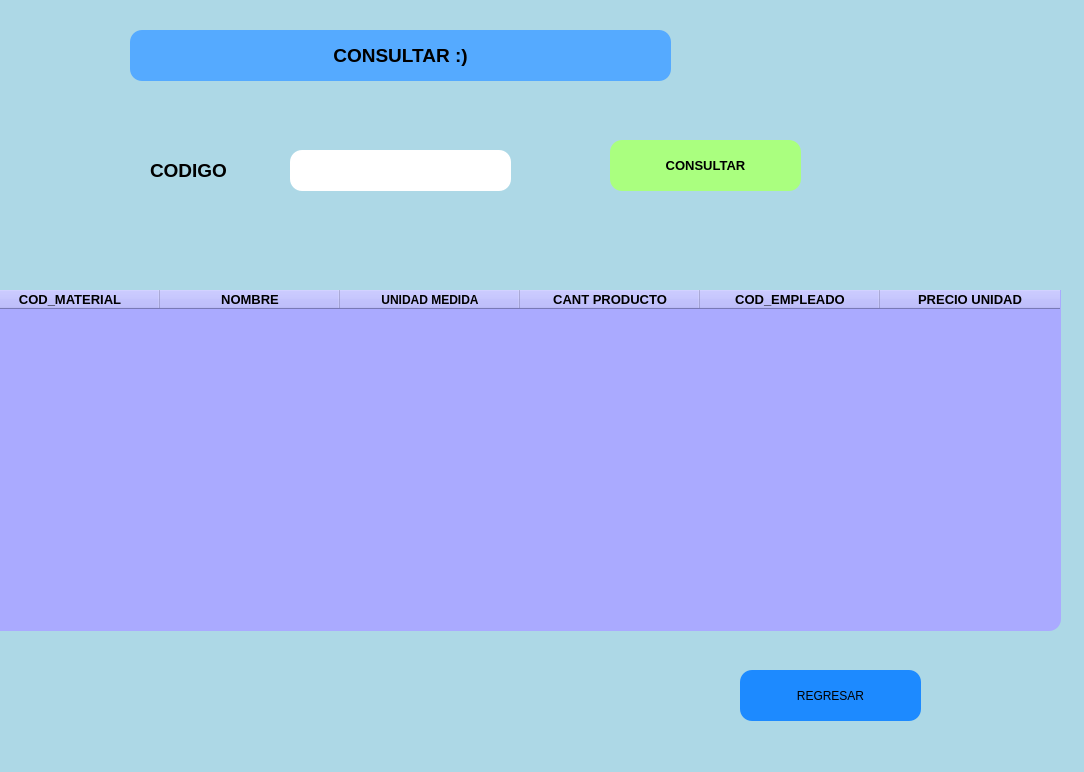
<?xml version="1.0" encoding="UTF-8"?>
<ui version="4.0">
 <class>MainWindow</class>
 <widget class="QMainWindow" name="MainWindow">
  <property name="geometry">
   <rect>
    <x>0</x>
    <y>0</y>
    <width>1084</width>
    <height>772</height>
   </rect>
  </property>
  <property name="windowTitle">
   <string>MainWindow</string>
  </property>
  <property name="styleSheet">
   <string notr="true">background-color: #ADD8E6; /* Azul Claro */
</string>
  </property>
  <widget class="QWidget" name="centralwidget">
   <widget class="QLabel" name="label">
    <property name="geometry">
     <rect>
      <x>130</x>
      <y>30</y>
      <width>541</width>
      <height>51</height>
     </rect>
    </property>
    <property name="font">
     <font>
      <pointsize>14</pointsize>
      <weight>75</weight>
      <bold>true</bold>
     </font>
    </property>
    <property name="styleSheet">
     <string notr="true">
background-color: rgb(85, 170, 255);

 border-radius: 12px;</string>
    </property>
    <property name="text">
     <string>CONSULTAR :)</string>
    </property>
    <property name="alignment">
     <set>Qt::AlignCenter</set>
    </property>
   </widget>
   <widget class="QLabel" name="label_2">
    <property name="geometry">
     <rect>
      <x>150</x>
      <y>150</y>
      <width>111</width>
      <height>41</height>
     </rect>
    </property>
    <property name="font">
     <font>
      <pointsize>14</pointsize>
      <weight>75</weight>
      <bold>true</bold>
     </font>
    </property>
    <property name="text">
     <string>CODIGO</string>
    </property>
   </widget>
   <widget class="QLineEdit" name="codmaterialtext">
    <property name="geometry">
     <rect>
      <x>290</x>
      <y>150</y>
      <width>221</width>
      <height>41</height>
     </rect>
    </property>
    <property name="minimumSize">
     <size>
      <width>221</width>
      <height>0</height>
     </size>
    </property>
    <property name="styleSheet">
     <string notr="true">background-color: rgb(255, 255, 255);
border-bottom-color: qradialgradient(spread:pad, cx:0.5, cy:0.5, radius:0.5, fx:0.5, fy:0.5, stop:0 rgba(0, 0, 0, 0), stop:0.52 rgba(0, 0, 0, 0), stop:0.565 rgba(82, 121, 76, 33), stop:0.65 rgba(159, 235, 148, 64), stop:0.721925 rgba(255, 238, 150, 129), stop:0.77 rgba(255, 128, 128, 204), stop:0.89 rgba(191, 128, 255, 64), stop:1 rgba(0, 0, 0, 0));
border-top-color: qlineargradient(spread:pad, x1:0, y1:0, x2:1, y2:0, stop:0 rgba(0, 0, 0, 255), stop:1 rgba(255, 255, 255, 255));
 border-radius: 12px;</string>
    </property>
   </widget>
   <widget class="QPushButton" name="buscarmaterial">
    <property name="geometry">
     <rect>
      <x>610</x>
      <y>140</y>
      <width>191</width>
      <height>51</height>
     </rect>
    </property>
    <property name="font">
     <font>
      <pointsize>10</pointsize>
      <weight>75</weight>
      <bold>true</bold>
     </font>
    </property>
    <property name="styleSheet">
     <string notr="true">background-color: rgb(170, 255, 127);
 border-radius: 12px;</string>
    </property>
    <property name="text">
     <string>CONSULTAR</string>
    </property>
   </widget>
   <widget class="QTableWidget" name="resultadomaterial">
    <property name="geometry">
     <rect>
      <x>-20</x>
      <y>290</y>
      <width>1081</width>
      <height>341</height>
     </rect>
    </property>
    <property name="styleSheet">
     <string notr="true">background-color: rgb(170, 170, 255);
 border-radius: 12px;</string>
    </property>
    <attribute name="horizontalHeaderDefaultSectionSize">
     <number>180</number>
    </attribute>
    <column>
     <property name="text">
      <string>COD_MATERIAL</string>
     </property>
     <property name="font">
      <font>
       <pointsize>10</pointsize>
       <weight>75</weight>
       <bold>true</bold>
      </font>
     </property>
    </column>
    <column>
     <property name="text">
      <string>NOMBRE</string>
     </property>
     <property name="font">
      <font>
       <pointsize>10</pointsize>
       <weight>75</weight>
       <bold>true</bold>
      </font>
     </property>
    </column>
    <column>
     <property name="text">
      <string>UNIDAD MEDIDA</string>
     </property>
     <property name="font">
      <font>
       <weight>75</weight>
       <bold>true</bold>
      </font>
     </property>
    </column>
    <column>
     <property name="text">
      <string>CANT PRODUCTO</string>
     </property>
     <property name="font">
      <font>
       <pointsize>10</pointsize>
       <weight>75</weight>
       <bold>true</bold>
      </font>
     </property>
    </column>
    <column>
     <property name="text">
      <string>COD_EMPLEADO</string>
     </property>
     <property name="font">
      <font>
       <pointsize>10</pointsize>
       <weight>75</weight>
       <bold>true</bold>
      </font>
     </property>
    </column>
    <column>
     <property name="text">
      <string>PRECIO UNIDAD</string>
     </property>
     <property name="font">
      <font>
       <pointsize>10</pointsize>
       <weight>75</weight>
       <bold>true</bold>
      </font>
     </property>
    </column>
   </widget>
   <widget class="QPushButton" name="regresar">
    <property name="geometry">
     <rect>
      <x>740</x>
      <y>670</y>
      <width>181</width>
      <height>51</height>
     </rect>
    </property>
    <property name="styleSheet">
     <string notr="true">background-color: rgb(29, 138, 255);
 border-radius: 12px;</string>
    </property>
    <property name="text">
     <string>REGRESAR</string>
    </property>
   </widget>
  </widget>
 </widget>
 <resources/>
 <connections/>
</ui>
